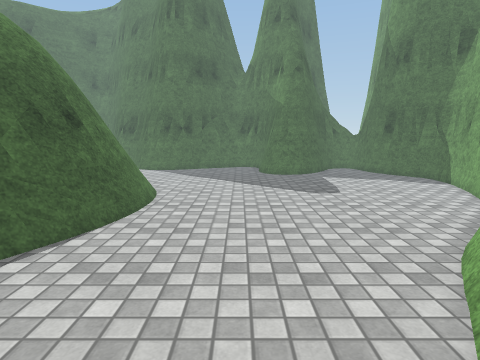
[1] (above)

12 first-person views from a walk through a Unity game level. The camera is 1.4 m above the floor, tilts 8° down and sees 75° across. The floor is counted in squares, 0.5 m on a side. Each view is taken from the middle of a square. On the plan, view 1 faces up. The plan holds only what a view shows up to about 20 squares ahead; the rest is blank. The place goes on beyond the plan. Surface patterns are stand-ins for the level's own textures.

[2]
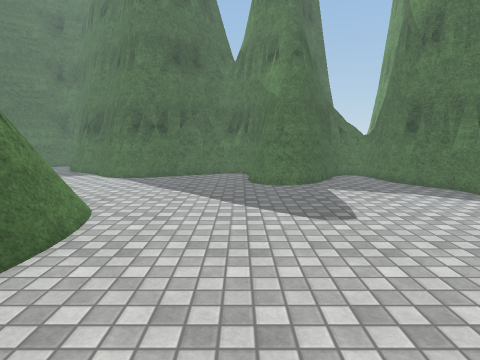

[3]
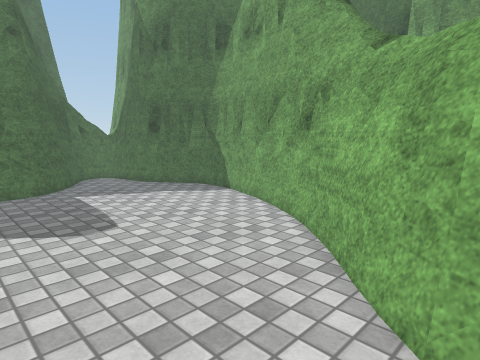

[4]
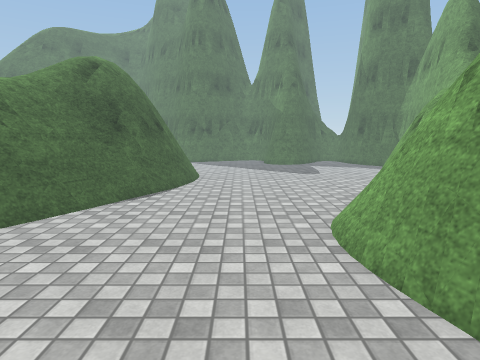

[5]
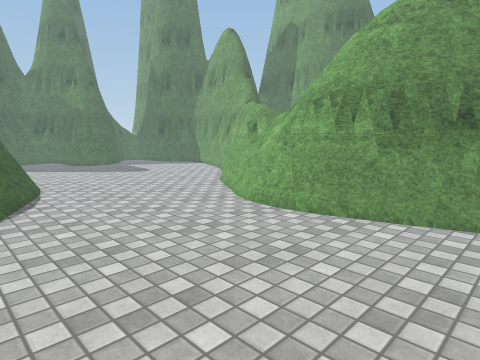

[6]
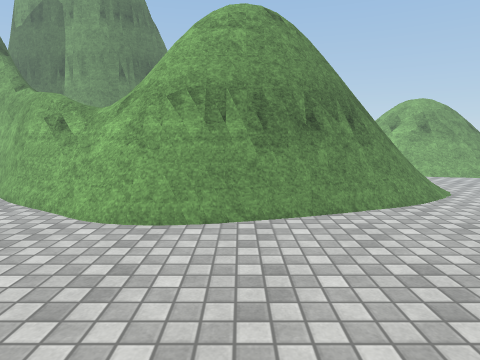

[7]
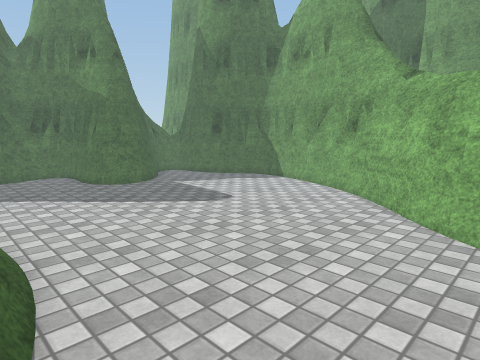

[8]
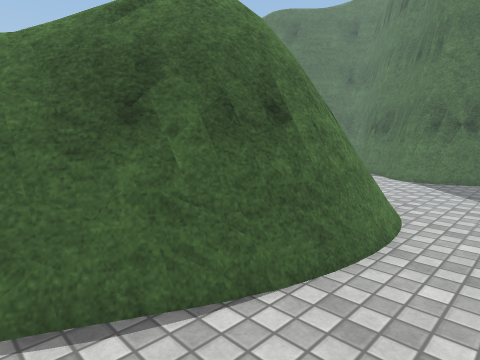

[9]
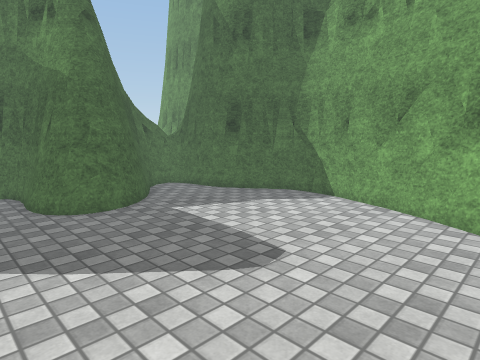

[10]
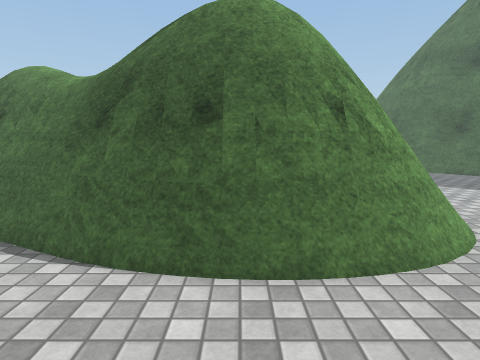

[11]
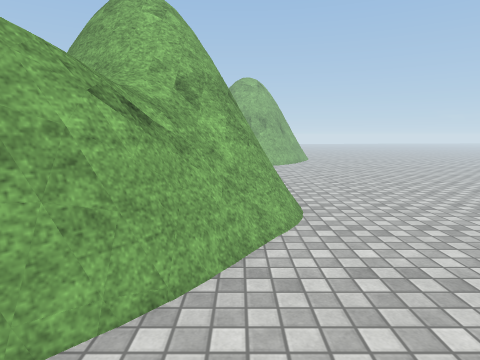

[12]
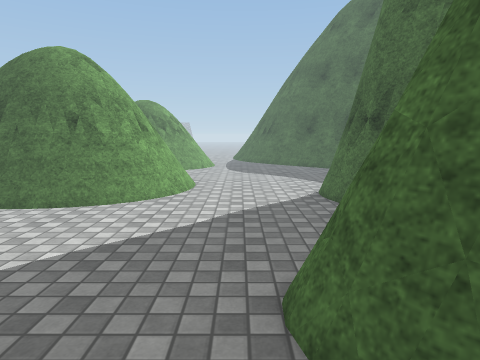

### Floor plan
Key: @ floor where view 1 was taken; # wall or solid block; . floor; = window, fence, low wall or low ledge; ^ raised ledge.
Columns run from 8 left of view 1 to 13 right of it. Each row starts with its distance up from view 1.
 26 ====. ....##  ##..##
 25 ..........#####=..##
 24 ..........=###=...=#
 23 ..........#===.....##
 22 ....................##
 21 ....................=#
 20 .....................#
 19 =#.................. #
 18 #==.................=#
 17 ##^#................##
 16 ###=................##
 15  ##^#..............=#
 14   ###..............##
 13   ##=.............=##
 12   ##=.............##
 11   ###............=##
 10  ####...........=##
  9  ##=...........=##
  8 ###=..........=##
  7 ##= .........####
  6 #^=..........=##
  5 #=..........=##
  4 ^#.........#=##
  3 =..........=##
  2 #.........#=##
  1 ..........=##
  0 ........@.=##
 -1  .........=#
 -2  .........=#
 -3 ..........###
 -4 ..........###
 -5 ...........=#
 -6 ...........=##
 -7 ...........###
 -8 ............=#

Positions as (right, up) in squares from view 1, and headings:
1: (0, 0), facing up
2: (1, 5), facing up
3: (1, 6), facing up-right
4: (-1, -8), facing up
5: (-8, -8), facing up-right
6: (-8, -3), facing right
7: (-5, 5), facing up-right
8: (-1, 5), facing up-left
9: (-1, 11), facing up-right
10: (2, 12), facing left
11: (4, 12), facing down
12: (8, 22), facing left
